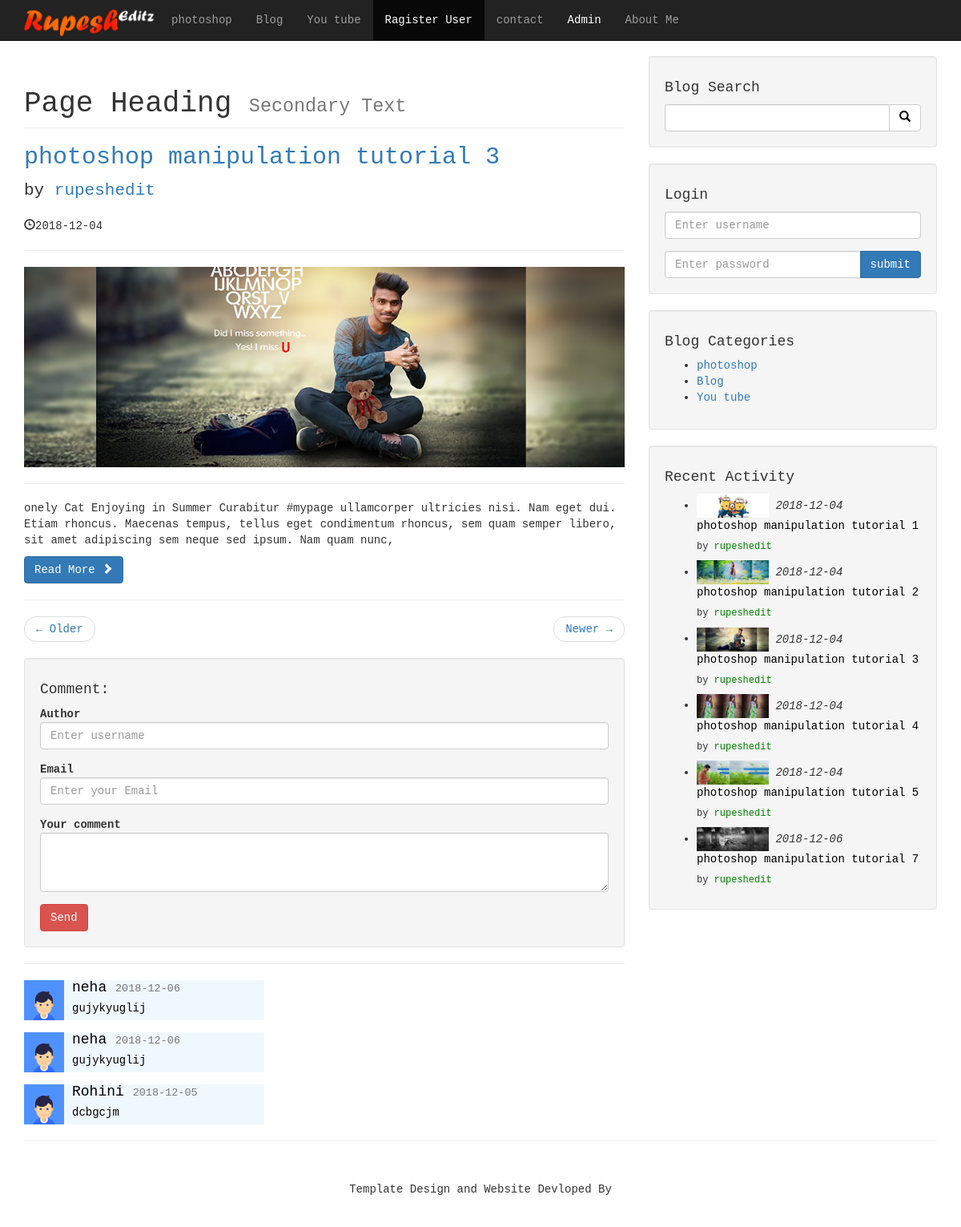
The page /post.php?p_id=111 on the database its author committed.
### tables this page shows
CREATE TABLE `categories` (
  `cat_id` int(3) NOT NULL,
  `cat_title` varchar(255) NOT NULL
);

CREATE TABLE `posts` (
  `post_id` int(3) NOT NULL,
  `post_cat_id` int(3) NOT NULL,
  `post_title` varchar(255) NOT NULL,
  `post_author` varchar(255) NOT NULL,
  `post_date` date NOT NULL,
  `post_image` text NOT NULL,
  `post_content` varchar(900) NOT NULL,
  `post_tags` varchar(255) NOT NULL,
  `post_comment_count` int(3) NOT NULL,
  `post_status` varchar(255) NOT NULL,
  `post_views_count` int(11) NOT NULL
);

CREATE TABLE `comments` (
  `comment_id` int(3) NOT NULL,
  `comment_post_id` int(3) NOT NULL,
  `comment_Author` varchar(255) NOT NULL,
  `comment_email` text NOT NULL,
  `comment_content` text NOT NULL,
  `comment_status` varchar(255) NOT NULL,
  `comment_date` date NOT NULL
);

### post.php (the view, shortened to what this page needs)
<?php include"header.php";?>
 <?php include"db.php";?>
<?php include"navigation.php";?>
    <div class="container">
        <div class="row">
<div class="col-md-8">
<?php
 if(isset($_GET['p_id'])){
  $post_id = $_GET['p_id'];
$query = "SELECT * FROM posts WHERE post_id = '$post_id'";
 $all_posts = mysqli_query($connection, $query);
    while($row = mysqli_fetch_assoc($all_posts)){
        $post_id = $row['post_id'];
        $post_title = $row['post_title'];
        $post_author = $row['post_author'];
        $post_date = $row['post_date'];
        $post_image = $row['post_image'];
        $post_content = $row['post_content'];
    }
   ?>
<h1 class="page-header">
Page Heading
<small>Secondary Text</small>
</h1>
<h2>
<a href="post.php?p_id=<?php echo $post_id; ?>"><?php echo $post_title; ?>
    </a>
</h2>
<p class="lead">
by <a href="index.php"><?php echo "$post_author"; ?></a>
</p>
<p><span class="glyphicon glyphicon-time"></span><?php echo "$post_date";?></p>
<hr>
<img class="img-responsive" src="./admin/images/<?php echo $post_image; ?>" alt="image">
<hr>
<p><?php echo "$post_content";?></p>
<a class="btn btn-primary" href="#">Read More <span class="glyphicon glyphicon-chevron-right"></span></a>
                    <hr>
                       <?php    }  ?>
                    <ul class="pager">
                    <li class="previous">
                    <a href="#">&larr; Older</a>
                    </li>
                    <li class="next">
                    <a href="#">Newer &rarr;</a>
                    </li>
                    </ul>
                <div class="well">
                    <h4>Comment:</h4>
            <div class="form-group">
                <lable for="Author"><b>Author</b></lable>
                  <form action=""method="post">
                   <input type="text"name="comment_author"placeholder="Enter username" class="form-control">
                 </div>
                     <div class="form-group">
                   <lable for="Email"><b>Email</b></lable>
                   <input type="email"placeholder="Enter your Email"class="form-control"name="comment_email">
                 </div>
                    <form role="form">
                        <div class="form-group">
                              <lable for="Email"><b>Your comment</b></lable>
                            <textarea class="form-control" rows="3"name="comment_content"></textarea>
                        </div>
                        <button type="submit" class="btn btn-danger"name="submit"value="submit">Send</button>
                    </form>
                </div>
                <hr>
         <?php
    $query = "SELECT * FROM comments WHERE comment_post_id=  '{$post_id}' ";
    $query .= "AND comment_status = 'approved' ";
        $query .= "ORDER BY comment_id DESC ";
    $select_comment_query = mysqli_query($connection,$query);
    while($row = mysqli_fetch_assoc($select_comment_query)){
     $comment_date = $row['comment_date'];
     $comment_content = $row['comment_content'];
     $comment_author = $row['comment_Author'];
        ?>
<div class="media"id="chat">
    <a class="pull-left" href="#">
        <img class="media-object" src="images/avatar.png"height="50" alt="">
    </a>
    <div class="media-body">
        <h4 class="media-heading">
           <?php echo $comment_author;  ?>
            <small><?php echo $comment_date;  ?></small>
        </h4>
      <?php echo $comment_content;  ?>
    </div>
</div>
  <?php  } ?>
     </div>
            <div class="col-md-4">
                <?php include "sidebar.php";?>
                      <?php include "blog_categories.php";?>
            <?php include "widget.php";?>
            </div>
        </div>
        <hr>
  <?php include "footer.php";?>

### navigation.php (shortened to what this page needs)
<?php include"db.php"; ?>
<?include"header.php";?>
   <div id="font">
       <nav class="navbar navbar-inverse navbar-fixed-top" role="navigation">
        <div class="container">
            <div class="navbar-header">
 <a class="navbar-brad" href="index.php"><img src="images/logo1.png"height="50"></a>
 </div>
            <div class="collapse navbar-collapse" id="bs-example-navbar-collapse-1">
                <ul class="nav navbar-nav">
<?php
 $query = "select * from categories";
$select_categories = mysqli_query($connection,$query);
while($row = mysqli_fetch_assoc($select_categories)){
    $cat_id = $row['cat_id'];
  $cat_title = $row['cat_title'];
    $category_class = '';
    $register_class = '';
    if(isset($_GET['category']) && $_GET['category'] == $cat_id){
        $category_class = 'active';
    }
    else{
      $register_class = 'active';
    }
  echo "<li class='$category_class'><a href='category.php?category=$cat_id'>$cat_title</a></li>";
}
 ?>
   <li class="<?php echo $register_class; ?>"> <a href="register.php">Ragister User</a> </li>
       <li> <a href="contact_us.php"class="contact">contact</a> </li>
        <li> <a href="admin/admin_index.php"id="admin">Admin</a>
        </li>
          <li> <a href="about_me.php"id="about">About Me</a>
        </li>
        </ul>
         </div>
        </div>
    </nav>

### blog_categories.php
<?php include"db.php";?>
<?php
$query = "SELECT * FROM categories";
$select_blog_categories = mysqli_query($connection,$query);
?>
      <div class="well">
    <h4>Blog Categories</h4>
    <div class="row">
        <div class="col-lg-6">
<ul class="activity-meta">
<?php
 while($row = mysqli_fetch_assoc($select_blog_categories)){
$cat_id = $row['cat_id'];
$cat_title = $row['cat_title'];
echo "<li><a href='category.php?category=$cat_id'>$cat_title</a></li>";
}
?>
                            </ul>
                        </div>
                    </div>
                </div>

### widget.php (shortened to what this page needs)
<?php include "db.php";?>
<div class="well">
<h4>Recent Activity</h4>
<ul class="activitiez">
   <?php
$query = "SELECT * FROM posts LIMIT 100 ";
$slect_resent_post_query = mysqli_query($connection,$query);
while($row = mysqli_fetch_assoc($slect_resent_post_query)){
   $post_id = $row['post_id'];
$post_title = $row['post_title'];
$post_image = $row['post_image'];
 $post_date = $row['post_date'];
$post_author = $row['post_author'];
   ?>
                <li>
                <div class="activity-meta">
                <img src="./admin/images/<?php echo $post_image; ?>"height="30px">
                <i><?php echo $post_date ; ?></i>
                <br>
                <a id="color" href="post.php?p_id=<?php echo $post_id; ?>"><?php echo "$post_title";?></a>
                <h6>by <a class="color" href="index.php"><?php echo $post_author; ?></a></h6>
                </div>
                </li>
                <?php }?>
                </ul>
                </div>

### header.php (style rules this page uses)
#color { color:black; }

### navigation.php (style rules this page uses)
#font { font-family: monospace; }
#admin { color: white; }

### post.php (style rules this page uses)
#chat { background-color: aliceblue; width: 300px; color: black; }

### widget.php (style rules this page uses)
.color { color: green; }

### rows shown on the page
categories: cat_title "photoshop"
categories: cat_title "Blog"
categories: cat_title "You tube"
posts: post_title "photoshop manipulation tutorial 3", post_author "rupeshedit", post_date "2018-12-04", post_image (picture), post_content "onely Cat Enjoying in Summer Curabitur #mypage ullamcorper ultricies nisi. Nam eget dui. Etiam rhoncus. Maecenas tempus, tellus eget condimentum rhoncus, sem quam semper libero, sit amet adipiscing sem neque sed ipsum. Nam quam nunc,"
comments: comment_Author "neha", comment_date "2018-12-06", comment_content "gujykyuglij"
comments: comment_Author "neha", comment_date "2018-12-06", comment_content "gujykyuglij"
comments: comment_Author "Rohini", comment_date "2018-12-05", comment_content "dcbgcjm"
posts: post_image (picture), post_date "2018-12-04", post_title "photoshop manipulation tutorial 1", post_author "rupeshedit"
posts: post_image (picture), post_date "2018-12-04", post_title "photoshop manipulation tutorial 2", post_author "rupeshedit"
posts: post_image (picture), post_date "2018-12-04", post_title "photoshop manipulation tutorial 4", post_author "rupeshedit"
posts: post_image (picture), post_date "2018-12-04", post_title "photoshop manipulation tutorial 5", post_author "rupeshedit"
posts: post_image (picture), post_date "2018-12-06", post_title "photoshop manipulation tutorial 7", post_author "rupeshedit"
